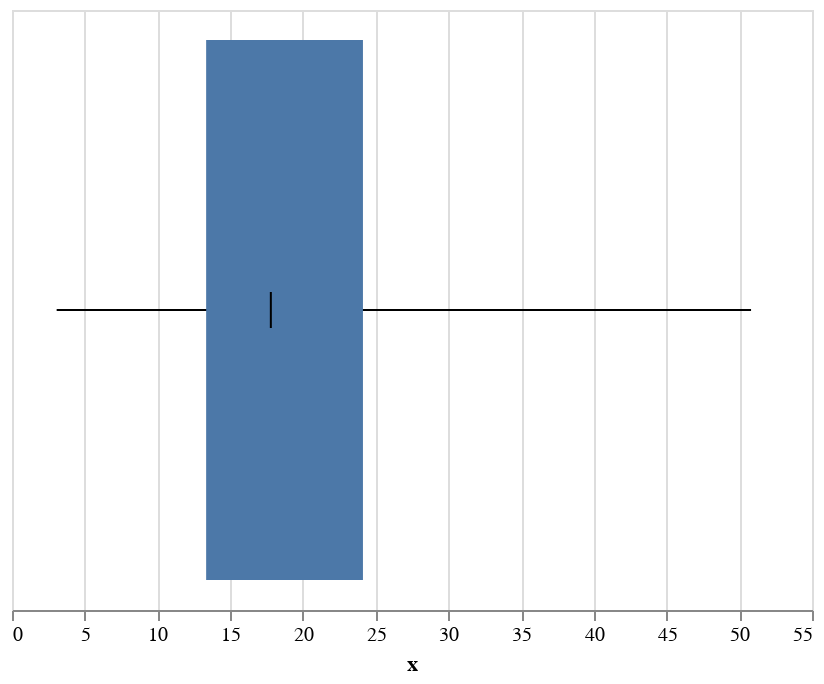

Here is the notebook cell this chart was saved with:
### Code cell
display(salt.boxplot(x=tips["total_bill"]))
ax = sns.boxplot(x=tips["total_bill"])

### Figure 1 — Vega-Lite specification as saved in the notebook (floating-point values rounded to 4 significant figures; data arrays with more than 128 entries replaced by an {"elided": "..."} marker saying what was removed)
{"$schema": "https://vega.github.io/schema/vega-lite/v2.4.1.json", "config": {"range": {"category": ["rgba(49.62499999999999,115.62499999999996,161.37500000000003,1)", "rgba(224.87499999999997,128.875,44.12500000000004,1)", "rgba(58.49999999999999,145.50000000000003,58.49999999999999,1)", "rgba(192.125,60.87500000000001,61.62499999999999,1)", "rgba(147.49999999999994,113.74999999999999,178.25,1)", "rgba(131.875,91.37500000000001,83.12500000000001,1)", "rgba(213.50000000000003,132.49999999999997,188.74999999999994,1)", "rgba(127.0,127.0,127.0,1)", "rgba(168.87500000000003,169.625,53.37500000000001,1)", "rgba(45.99999999999998,171.25,184.00000000000003,1)"]}, "view": {"height": 300, "width": 400}}, "data": {"values": {"elided": "244 records"}}, "layer": [{"encoding": {"x": {"aggregate": "min", "field": "x", "type": "quantitative"}, "x2": {"aggregate": "max", "field": "x", "type": "quantitative"}}, "mark": "rule"}, {"encoding": {"x": {"aggregate": "q1", "axis": {"title": "x"}, "field": "x", "type": "quantitative"}, "x2": {"aggregate": "q3", "field": "x", "type": "quantitative"}}, "mark": "bar"}, {"encoding": {"x": {"aggregate": "median", "field": "x", "type": "quantitative"}}, "mark": {"color": "black", "size": 18, "type": "tick"}}]}
